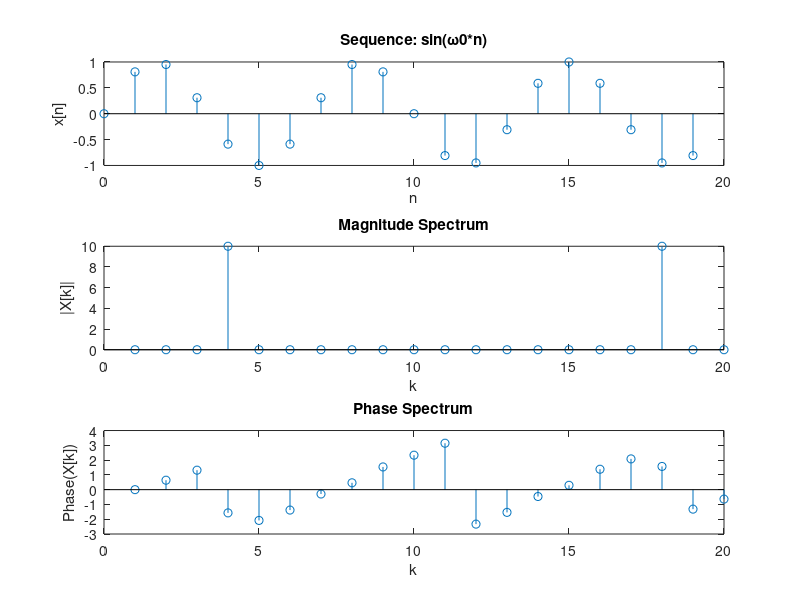

Source code (MATLAB):
N = 20;
omega0 = 3*pi/10;
n = 0:N-1;
x = sin(omega0 * n);
X = fft(x);
figure;

subplot(3, 1, 1);
stem(n, x);
title('Sequence: sin(ω0*n)');
xlabel('n'); ylabel('x[n]');

subplot(3, 1, 2);
stem(abs(X));
title('Magnitude Spectrum');
xlabel('k'); ylabel('|X[k]|');

subplot(3, 1, 3);
stem(angle(X));
title('Phase Spectrum');
xlabel('k'); ylabel('Phase(X[k])');
